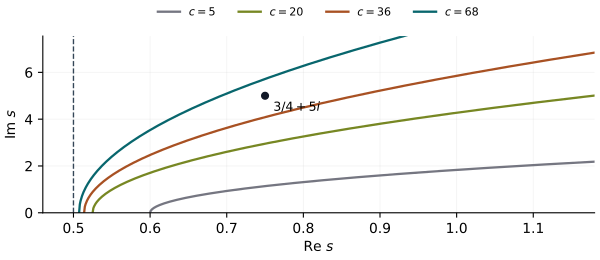

Generate this figure with Python:
"""Plot the upper boundaries of the Taylor disks near the critical line."""
from pathlib import Path
import matplotlib
matplotlib.use("Agg")
import matplotlib.pyplot as plt
import numpy as np

fig, ax = plt.subplots(figsize=(6.0, 2.6), constrained_layout=True)
colors = ("#757681", "#778723", "#a85123", "#08666d")
for c, color in zip((5, 20, 36, 68), colors):
    left = .5 + 1/(2*c)
    x = np.linspace(left, 1.18, 700)
    y = np.sqrt((x-left)*(2*c-left-x))
    ax.plot(x, y, color=color, label=rf"$c={c}$", linewidth=1.65)
ax.axvline(.5, color="#344657", linestyle="--", linewidth=1)
ax.scatter([.75], [5], s=24, zorder=6, color="#111827")
ax.annotate(r"$3/4+5i$", (.75, 5), xytext=(6, -11), textcoords="offset points", size=9)
ax.set(xlim=(.46, 1.18), ylim=(0, 7.55), xlabel=r"$\mathrm{Re}\ s$", ylabel=r"$\mathrm{Im}\ s$")
ax.set_xticks((.5,.6,.7,.8,.9,1.0,1.1))
ax.grid(alpha=.15, linewidth=.6)
ax.spines[["top","right"]].set_visible(False)
ax.legend(ncol=4, loc="upper center", bbox_to_anchor=(.5,1.22), frameon=False, fontsize=8)
fig.savefig(Path(__file__).with_name("disk_cover.pdf"))
